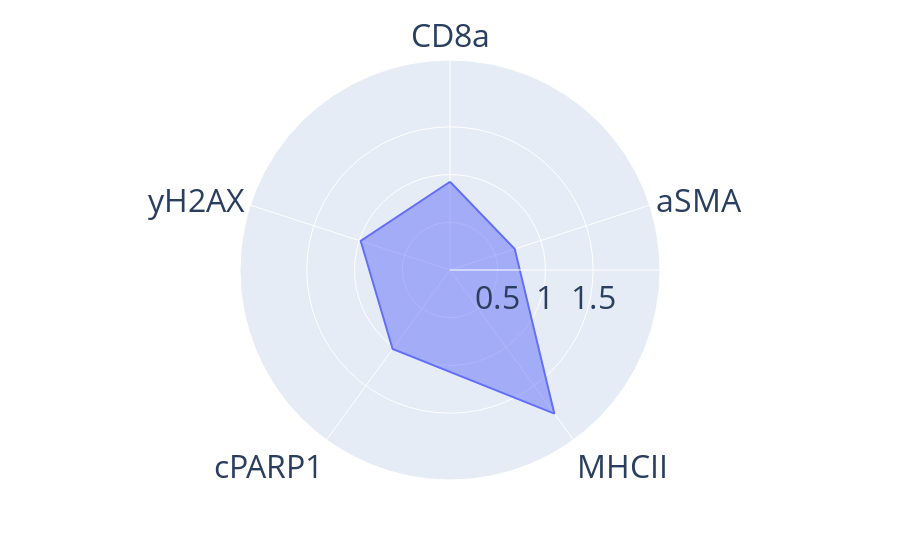
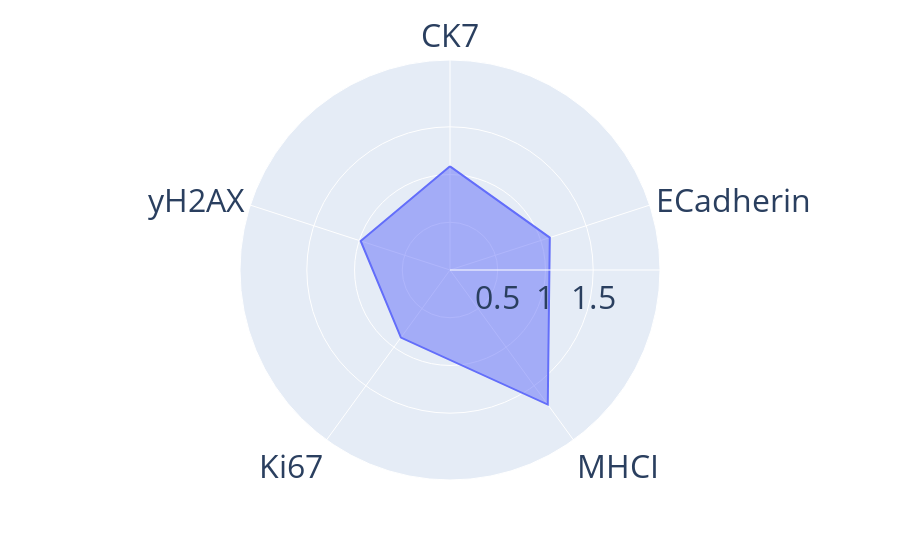

Notebook code for these charts, in order:
### Markdown cell above
### Plot the heatmap with top predictive features and their median expression
The median pre-processed expression across four molecular profiles of identified shared top predictive features across three comparisons for each cell type is plotted on heatmaps. The expression values are scaled by row, and the Kruskal-Wallis H-test was employed to compare the four population medians. The significant results are labelled by ‘*’ if the p-value is less than 0.05.

In addition, ROC curves and MDA scores for 'Cancer_BRCAloss_vs_HRP_PDS' are printed. Firstly, for Cancer.full.panel and then Cancer. In MDA plot, the distribution of one feature is compared to following it using the Mann-Whitney U test. The significant results are labelled by ‘*’ if the p-value is less than 0.05.

### Code cell
for therapy in ['PDS', 'IDS']: 
    
    if therapy == 'PDS':
        chosen_cancer1_results = ['Cancer_BRCAloss_vs_HRP_PDS','Cancer_BRCAloss_vs_CCNE1amp_PDS','Cancer_HRP_vs_HRD_PDS']
        chosen_cancer2_results = ['Cancer_BRCAloss_vs_HRP_PDS','Cancer_BRCAloss_vs_CCNE1amp_PDS','Cancer_HRP_vs_HRD_PDS']
        chosen_non_cancer_results = ['Immune-stromal_BRCAloss_vs_HRP_PDS','Immune-stromal_BRCAloss_vs_CCNE1amp_PDS','Immune-stromal_HRP_vs_HRD_PDS']
        chosen_all_results = ['All_BRCAloss_vs_HRP_PDS','All_BRCAloss_vs_CCNE1amp_PDS','All_HRP_vs_HRD_PDS']
    elif therapy == 'IDS':
        chosen_cancer1_results = ['Cancer_BRCAloss_vs_HRP_IDS','Cancer_BRCAloss_vs_CCNE1amp_IDS','Cancer_HRP_vs_HRD_IDS']
        chosen_cancer2_results = ['Cancer_BRCAloss_vs_HRP_IDS','Cancer_BRCAloss_vs_CCNE1amp_IDS','Cancer_HRP_vs_HRD_IDS']
        chosen_non_cancer_results = ['Immune-stromal_BRCAloss_vs_HRP_IDS','Immune-stromal_BRCAloss_vs_CCNE1amp_IDS','Immune-stromal_HRP_vs_HRD_IDS']
        chosen_all_results = ['All_BRCAloss_vs_HRP_IDS', 'All_BRCAloss_vs_CCNE1amp_IDS', 'All_HRP_vs_HRD_IDS']
    
    result_df = pd.DataFrame(columns=['CellType', 'Marker'])

    # Process Cancer1 Results
    result_df = analysis_of_molprofiles_results.process_results(cells_df, chosen_cancer1_results, config['cancer1_folder_path'], 'Cancer', result_df, 'heatmap')

    # Process Cancer2 Results
    result_df = analysis_of_molprofiles_results.process_results(cells_df, chosen_cancer2_results, config['cancer2_folder_path'], 'Cancer', result_df, 'heatmap')

    # Process Non-Cancer Results
    result_df = analysis_of_molprofiles_results.process_results(cells_df, chosen_non_cancer_results, config['non_cancer_folder_path'], 'Non-cancer', result_df, 'heatmap')

    # Process All Results
    result_df = analysis_of_molprofiles_results.process_results(cells_df, chosen_all_results, config['all_folder_path'], 'All', result_df, 'heatmap')
    
    analysis_of_molprofiles_results.create_heatmap_mean_value_per_marker(cells_df, therapy, result_df)

### Figure 1 — Plotly figure (JSON) as saved in the notebook; plotly's stock layout.template omitted (floating-point values rounded to 4 significant figures)
{"data": [{"fill": "toself", "hovertemplate": "r=%{r}<br>theta=%{theta}<extra></extra>", "legendgroup": "", "line": {"color": "#636efa", "dash": "solid"}, "marker": {"symbol": "circle"}, "mode": "lines", "name": "", "r": [0.9242, 0.7133, 1.86, 1.022, 0.9838, 0.9242], "showlegend": false, "subplot": "polar", "theta": ["CD8a", "aSMA", "MHCII", "cPARP1", "yH2AX", "CD8a"], "type": "scatterpolar"}], "layout": {"font": {"size": 32}, "legend": {"tracegroupgap": 0}, "margin": {"t": 60}, "paper_bgcolor": "rgba(0, 0, 0, 0)", "plot_bgcolor": "rgba(0, 0, 0, 0)", "polar": {"angularaxis": {"direction": "clockwise", "rotation": 90}, "domain": {"x": [0, 1], "y": [0, 1]}, "radialaxis": {"range": [0, 2.2], "tickvals": [0.5, 1, 1.5]}}}}

### Figure 2 — Plotly figure (JSON) as saved in the notebook; plotly's stock layout.template omitted (floating-point values rounded to 4 significant figures)
{"data": [{"fill": "toself", "hovertemplate": "r=%{r}<br>theta=%{theta}<extra></extra>", "legendgroup": "", "line": {"color": "#636efa", "dash": "solid"}, "marker": {"symbol": "circle"}, "mode": "lines", "name": "", "r": [1.086, 1.099, 1.742, 0.8749, 0.9838, 1.086], "showlegend": false, "subplot": "polar", "theta": ["CK7", "ECadherin", "MHCI", "Ki67", "yH2AX", "CK7"], "type": "scatterpolar"}], "layout": {"font": {"size": 32}, "legend": {"tracegroupgap": 0}, "margin": {"t": 60}, "paper_bgcolor": "rgba(0, 0, 0, 0)", "plot_bgcolor": "rgba(0, 0, 0, 0)", "polar": {"angularaxis": {"direction": "clockwise", "rotation": 90}, "domain": {"x": [0, 1], "y": [0, 1]}, "radialaxis": {"range": [0, 2.2], "tickvals": [0.5, 1, 1.5]}}}}
